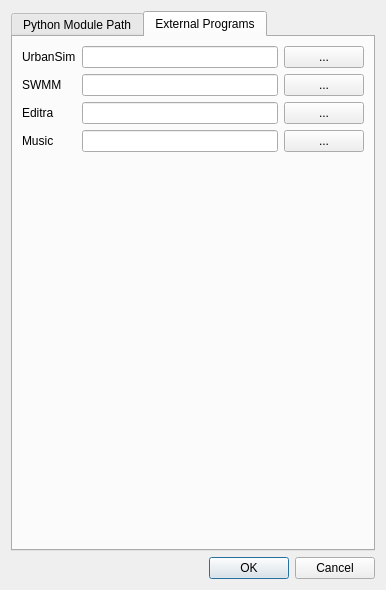
<?xml version="1.0" encoding="UTF-8"?>
<ui version="4.0">
 <class>Preferences</class>
 <widget class="QDialog" name="Preferences">
  <property name="geometry">
   <rect>
    <x>0</x>
    <y>0</y>
    <width>386</width>
    <height>590</height>
   </rect>
  </property>
  <property name="windowTitle">
   <string>Dialog</string>
  </property>
  <property name="modal">
   <bool>true</bool>
  </property>
  <layout class="QVBoxLayout" name="verticalLayout">
   <item>
    <widget class="QTabWidget" name="tabWidget">
     <property name="currentIndex">
      <number>1</number>
     </property>
     <widget class="QWidget" name="tab">
      <attribute name="title">
       <string>Python Module Path</string>
      </attribute>
      <layout class="QVBoxLayout" name="verticalLayout_2">
       <item>
        <widget class="QGroupBox" name="groupBox_3">
         <property name="minimumSize">
          <size>
           <width>0</width>
           <height>100</height>
          </size>
         </property>
         <property name="title">
          <string>Native Modules</string>
         </property>
         <layout class="QGridLayout" name="gridLayout_6">
          <item row="1" column="0">
           <layout class="QGridLayout" name="gridLayout_5">
            <item row="1" column="1">
             <widget class="QLineEdit" name="lineEdit_NativeModule"/>
            </item>
            <item row="1" column="2">
             <widget class="QPushButton" name="pushButton_NativeModule">
              <property name="minimumSize">
               <size>
                <width>10</width>
                <height>0</height>
               </size>
              </property>
              <property name="text">
               <string>...</string>
              </property>
             </widget>
            </item>
            <item row="1" column="3">
             <widget class="QPushButton" name="pushButton_NativeModuleRemove">
              <property name="minimumSize">
               <size>
                <width>10</width>
                <height>0</height>
               </size>
              </property>
              <property name="text">
               <string>-</string>
              </property>
             </widget>
            </item>
            <item row="1" column="4">
             <widget class="QPushButton" name="pushButton_NativeModuleAdd">
              <property name="minimumSize">
               <size>
                <width>10</width>
                <height>0</height>
               </size>
              </property>
              <property name="text">
               <string>+</string>
              </property>
             </widget>
            </item>
            <item row="0" column="1" colspan="4">
             <widget class="QListWidget" name="listWidget_NativeModule"/>
            </item>
           </layout>
          </item>
         </layout>
        </widget>
       </item>
       <item>
        <widget class="QGroupBox" name="groupBox">
         <property name="title">
          <string>Python Module Path</string>
         </property>
         <layout class="QGridLayout" name="gridLayout">
          <item row="3" column="1">
           <widget class="QLineEdit" name="lineEdit"/>
          </item>
          <item row="3" column="2">
           <widget class="QPushButton" name="pushButton">
            <property name="minimumSize">
             <size>
              <width>10</width>
              <height>0</height>
             </size>
            </property>
            <property name="text">
             <string>...</string>
            </property>
           </widget>
          </item>
          <item row="0" column="1" colspan="4">
           <widget class="QListWidget" name="listWidget"/>
          </item>
          <item row="3" column="3">
           <widget class="QPushButton" name="pushButton_3">
            <property name="minimumSize">
             <size>
              <width>10</width>
              <height>0</height>
             </size>
            </property>
            <property name="text">
             <string>-</string>
            </property>
           </widget>
          </item>
          <item row="3" column="4">
           <widget class="QPushButton" name="pushButton_2">
            <property name="minimumSize">
             <size>
              <width>10</width>
              <height>0</height>
             </size>
            </property>
            <property name="text">
             <string>+</string>
            </property>
           </widget>
          </item>
         </layout>
        </widget>
       </item>
       <item>
        <widget class="QGroupBox" name="groupBox_2">
         <property name="title">
          <string>VIBe Module Path</string>
         </property>
         <layout class="QVBoxLayout" name="verticalLayout_3">
          <item>
           <layout class="QGridLayout" name="gridLayout_2">
            <item row="0" column="0" colspan="4">
             <widget class="QListWidget" name="listWidget_VIBePath"/>
            </item>
            <item row="1" column="0">
             <widget class="QLineEdit" name="lineEdit_VIBePath"/>
            </item>
            <item row="1" column="1">
             <widget class="QPushButton" name="pushButton_VIBePath">
              <property name="minimumSize">
               <size>
                <width>10</width>
                <height>0</height>
               </size>
              </property>
              <property name="text">
               <string>...</string>
              </property>
             </widget>
            </item>
            <item row="1" column="2">
             <widget class="QPushButton" name="pushButton_VIBePathRemove">
              <property name="minimumSize">
               <size>
                <width>10</width>
                <height>0</height>
               </size>
              </property>
              <property name="text">
               <string>-</string>
              </property>
             </widget>
            </item>
            <item row="1" column="3">
             <widget class="QPushButton" name="pushButton_VIBePathAdd">
              <property name="minimumSize">
               <size>
                <width>10</width>
                <height>0</height>
               </size>
              </property>
              <property name="text">
               <string>+</string>
              </property>
             </widget>
            </item>
           </layout>
          </item>
         </layout>
        </widget>
       </item>
      </layout>
     </widget>
     <widget class="QWidget" name="tab_2">
      <attribute name="title">
       <string>External Programs</string>
      </attribute>
      <layout class="QGridLayout" name="gridLayout_3">
       <item row="0" column="1">
        <layout class="QGridLayout" name="gridLayout_4">
         <item row="0" column="1">
          <widget class="QLineEdit" name="lineEdit_urbansim"/>
         </item>
         <item row="0" column="0">
          <widget class="QLabel" name="label">
           <property name="text">
            <string>UrbanSim</string>
           </property>
          </widget>
         </item>
         <item row="0" column="3">
          <widget class="QPushButton" name="pushButton_urbansim">
           <property name="text">
            <string>...</string>
           </property>
          </widget>
         </item>
         <item row="1" column="0">
          <widget class="QLabel" name="label_2">
           <property name="text">
            <string>SWMM</string>
           </property>
          </widget>
         </item>
         <item row="1" column="3">
          <widget class="QPushButton" name="pushButton_swmm">
           <property name="text">
            <string>...</string>
           </property>
          </widget>
         </item>
         <item row="1" column="1">
          <widget class="QLineEdit" name="lineEdit_swmm"/>
         </item>
         <item row="2" column="0">
          <widget class="QLabel" name="label_3">
           <property name="text">
            <string>Editra</string>
           </property>
          </widget>
         </item>
         <item row="2" column="1">
          <widget class="QLineEdit" name="lineEdit_Editra"/>
         </item>
         <item row="2" column="3">
          <widget class="QPushButton" name="pushButton_Editra">
           <property name="text">
            <string>...</string>
           </property>
          </widget>
         </item>
         <item row="3" column="0">
          <widget class="QLabel" name="label_Music">
           <property name="text">
            <string>Music</string>
           </property>
          </widget>
         </item>
         <item row="3" column="3">
          <widget class="QPushButton" name="pushButton_Music">
           <property name="text">
            <string>...</string>
           </property>
          </widget>
         </item>
         <item row="3" column="1">
          <widget class="QLineEdit" name="lineEdit_Music"/>
         </item>
        </layout>
       </item>
       <item row="1" column="1">
        <spacer name="verticalSpacer">
         <property name="orientation">
          <enum>Qt::Vertical</enum>
         </property>
         <property name="sizeHint" stdset="0">
          <size>
           <width>20</width>
           <height>40</height>
          </size>
         </property>
        </spacer>
       </item>
      </layout>
     </widget>
    </widget>
   </item>
   <item>
    <widget class="QDialogButtonBox" name="buttonBox">
     <property name="orientation">
      <enum>Qt::Horizontal</enum>
     </property>
     <property name="standardButtons">
      <set>QDialogButtonBox::Cancel|QDialogButtonBox::Ok</set>
     </property>
    </widget>
   </item>
  </layout>
 </widget>
 <resources/>
 <connections>
  <connection>
   <sender>buttonBox</sender>
   <signal>accepted()</signal>
   <receiver>Preferences</receiver>
   <slot>accept()</slot>
   <hints>
    <hint type="sourcelabel">
     <x>248</x>
     <y>254</y>
    </hint>
    <hint type="destinationlabel">
     <x>157</x>
     <y>274</y>
    </hint>
   </hints>
  </connection>
  <connection>
   <sender>buttonBox</sender>
   <signal>rejected()</signal>
   <receiver>Preferences</receiver>
   <slot>reject()</slot>
   <hints>
    <hint type="sourcelabel">
     <x>316</x>
     <y>260</y>
    </hint>
    <hint type="destinationlabel">
     <x>286</x>
     <y>274</y>
    </hint>
   </hints>
  </connection>
 </connections>
</ui>
